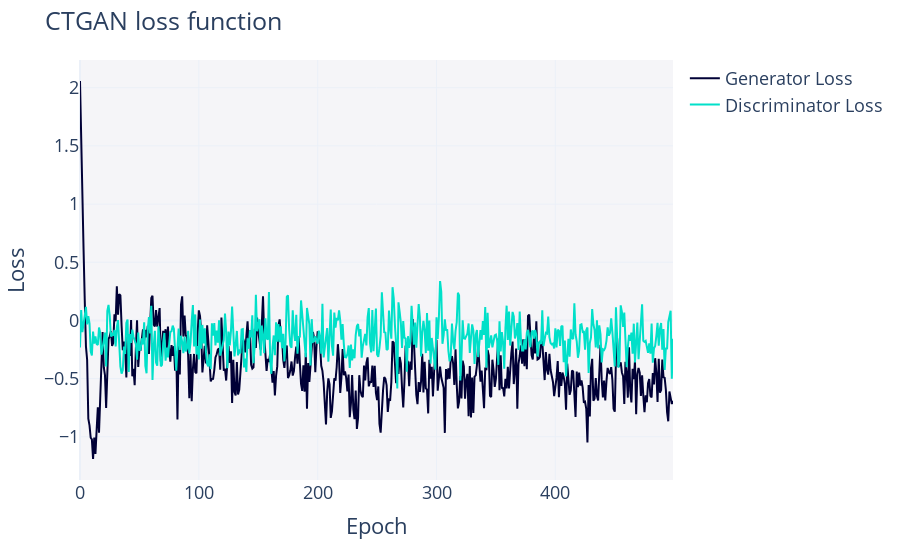

Notebook cell for this chart:
### Code cell
# save the results, plot the loss function, and print the time to train the GAN
saveto = OUTPUT_FOLDER / "UCI_adult"
saveto.mkdir(parents = True, exist_ok=True)
gen.save(saveto / "ctgan.pkl")
df_meta.save_to_json(saveto / "ctgan_metdata.json")
df.to_pickle(saveto / "real_df.pkl")
# units are seconds, so display hours
print(f"Time to fit: {(duration / 60):.2f} min.")

### Figure 1 — Plotly figure (JSON) as saved in the notebook; plotly's stock layout.template omitted (floating-point values rounded to 4 significant figures; data arrays with more than 128 entries replaced by an {"elided": "..."} marker saying what was removed)
{"data": [{"hovertemplate": "variable=Generator Loss<br>Epoch=%{x}<br>value=%{y}<extra></extra>", "legendgroup": "Generator Loss", "line": {"color": "#000036", "dash": "solid"}, "marker": {"symbol": "circle"}, "mode": "lines", "name": "Generator Loss", "orientation": "v", "showlegend": true, "type": "scatter", "x": {"elided": "500 int values"}, "xaxis": "x", "y": {"elided": "500 float values"}, "yaxis": "y"}, {"hovertemplate": "variable=Discriminator Loss<br>Epoch=%{x}<br>value=%{y}<extra></extra>", "legendgroup": "Discriminator Loss", "line": {"color": "#01E0C9", "dash": "solid"}, "marker": {"symbol": "circle"}, "mode": "lines", "name": "Discriminator Loss", "orientation": "v", "showlegend": true, "type": "scatter", "x": {"elided": "500 int values"}, "xaxis": "x", "y": {"elided": "500 float values"}, "yaxis": "y"}], "layout": {"font": {"size": 18}, "legend": {"orientation": "v", "title": {"text": ""}, "tracegroupgap": 0}, "margin": {"t": 60}, "plot_bgcolor": "#F5F5F8", "title": {"text": "CTGAN loss function"}, "xaxis": {"anchor": "y", "domain": [0, 1], "title": {"text": "Epoch"}}, "yaxis": {"anchor": "x", "domain": [0, 1], "title": {"text": "Loss"}}}}
